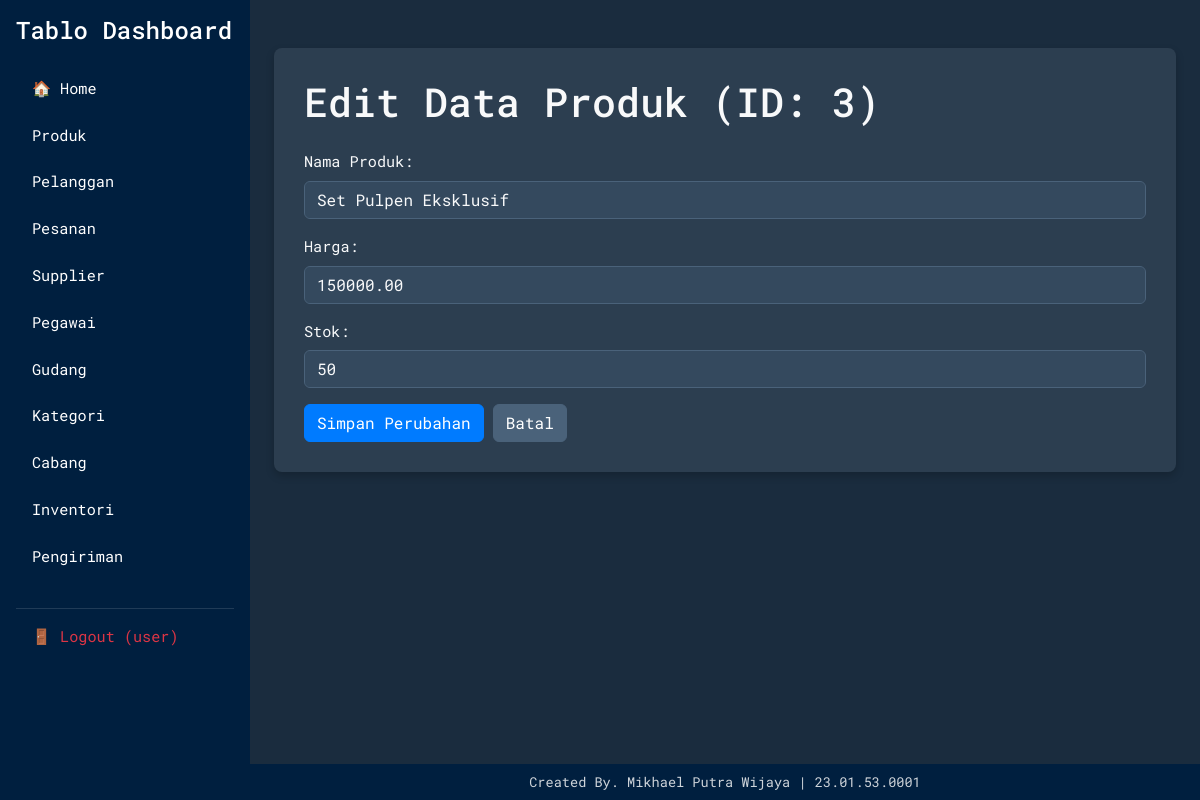
/edit.php?table=produk&id=3 (signed in), run on the app's committed database.
### tables this page shows
CREATE TABLE `produk` (
  `id` int(11) NOT NULL,
  `nama_produk` varchar(255) NOT NULL,
  `harga` decimal(10,2) NOT NULL,
  `stok` int(11) NOT NULL
);

### config.php (called while the page is built, shortened)
<?php
$tables = [
    'produk' => ['nama_produk', 'harga', 'stok'],
    'pelanggan' => ['nama_pelanggan', 'alamat', 'email', 'telepon'],
    'pesanan' => ['tgl_pesanan', 'id_pelanggan', 'total_harga', 'status'],
    'supplier' => ['nama_supplier', 'kontak', 'kota'],
    'pegawai' => ['nama_pegawai', 'jabatan', 'tgl_masuk'],
    'gudang' => ['lokasi', 'kapasitas', 'status_gudang'],
    'kategori' => ['nama_kategori', 'keterangan'],
    'cabang' => ['nama_cabang', 'alamat_cabang'],
    'inventori' => ['nama_barang', 'jumlah', 'tgl_update'],
    'pengiriman' => ['no_resi', 'id_pesanan', 'kurir', 'tujuan'],
];
function getTableFields($tableName) {
    global $tables;
    return $tables[$tableName] ?? null;
}
?>

### edit.php (the view, shortened to what this page needs)
<?php
include 'koneksi.php';
include 'config.php';
$id = $_GET['id'] ?? null;
$tableName = $_GET['table'] ?? null;
$fields = getTableFields($tableName);
$data = false; $status_message = ''; $isError = false;
if ($id) {
    $field_list = implode(', ', $fields); $sql_select = "SELECT id, $field_list FROM $tableName WHERE id = ?";
    $stmt_select = $koneksi->prepare($sql_select); if ($stmt_select === false) { die("Error SELECT: " . $koneksi->error); }
    $stmt_select->bind_param("i", $id); $stmt_select->execute(); $result = $stmt_select->get_result();
    $data = $result->fetch_assoc(); $stmt_select->close();
} else { die("ID dan Tabel harus disertakan untuk melakukan edit."); }
?>
<!DOCTYPE html>
<html lang="en">
<head>
    <link href="https://cdn.jsdelivr.net/npm/bootstrap@5.3.3/dist/css/bootstrap.min.css" rel="stylesheet">
    <link rel="stylesheet" href="style.css">
</head>
<body>
    <div class="d-flex">
        <?php include 'menu.php'; ?>
        <div class="content flex-grow-1 p-4" style="margin-left: 250px;">
            <div class="container mt-4">
                <h1 class="mb-4">Edit Data <?php echo ucwords(str_replace('_', ' ', $tableName)); ?> (ID: <?php echo $id; ?>)</h1>
                <form method="POST" action="edit.php?table=<?php echo $tableName; ?>&id=<?php echo $id; ?>">
                    <?php
                    foreach ($fields as $field):
                        $label = ucwords(str_replace('_', ' ', $field)); $input_type = 'text'; $step = 'any';
                        if (strpos($field, 'tgl') !== false || strpos($field, 'tanggal') !== false || strpos($field, 'masuk') !== false) { $input_type = 'date'; }
                        elseif (strpos($field, 'update') !== false) { $input_type = 'datetime-local'; }
                        elseif (strpos($field, 'email') !== false) { $input_type = 'email'; }
                        elseif (strpos($field, 'harga') !== false || strpos($field, 'total') !== false) { $input_type = 'number'; $step = '0.01'; }
                        elseif (strpos($field, 'stok') !== false || strpos($field, 'jumlah') !== false || strpos($field, 'kapasitas') !== false || strpos($field, 'id_') !== false) { $input_type = 'number'; $step = '1'; }
                        $value = htmlspecialchars($data[$field] ?? '');
                    ?>
                    <div class="mb-3">
                        <label for="<?php echo $field; ?>" class="form-label"><?php echo $label; ?>:</label>
                        <input type="<?php echo $input_type; ?>" class="form-control" id="<?php echo $field; ?>" name="<?php echo $field; ?>" value="<?php echo $value; ?>" <?php if ($input_type == 'number') echo 'step="' . $step . '"'; ?> required>
                    </div>
                    <?php endforeach; ?>
                    <button type="submit" class="btn btn-primary">Simpan Perubahan</button>
                    <a href="data_tabel.php?table=<?php echo $tableName; ?>" class="btn btn-secondary">Batal</a>
                </form>
            </div>
        </div>
    </div>
        <footer class="app-footer text-center">
        <div class="footer-content">
            Created By. Mikhael Putra Wijaya | 23.01.53.0001
        </div>
    </footer>
</body>
</html>

### style.css (style rules this page uses)
body { background-color: #1a2c3e; color: #f8f9fa; font-family: 'Roboto Mono', monospace; padding-bottom: 50px; font-size: 0.95rem; }
.container, .content .container { background-color: #2c3e50; border-radius: 8px; box-shadow: 0 4px 8px rgba(0, 0, 0, 0.2); padding: 30px; }
.btn-primary { background-color: #007bff; border-color: #007bff; }
.btn-secondary { background-color: #4a627a; border-color: #4a627a; }
.form-control { background-color: #34495e; color: #f8f9fa; border: 1px solid #4a627a; }
.form-control::placeholder { color: #ced4da !important; opacity: 1; }
.app-footer { background-color: #001f3f; color: #ced4da; font-size: 0.85rem; width: 100%; position: fixed; bottom: 0; left: 0; z-index: 100; }
.app-footer .footer-content { margin-left: 250px; padding: 8px 15px; display: block; }

### data on the page
produk: nama_produk "Set Pulpen Eksklusif", harga "150000.00", stok "50"

### other printed values
$display_name "Produk"
$display_name "Pelanggan"
$display_name "Pesanan"
$display_name "Supplier"
$display_name "Pegawai"
$display_name "Gudang"
$display_name "Kategori"
$display_name "Cabang"
$display_name "Inventori"
$display_name "Pengiriman"
$username_display "(user)"
str_replace('_', ' ', $tableName) "Produk"
$id "3"
$label "Nama Produk"
$label "Harga"
